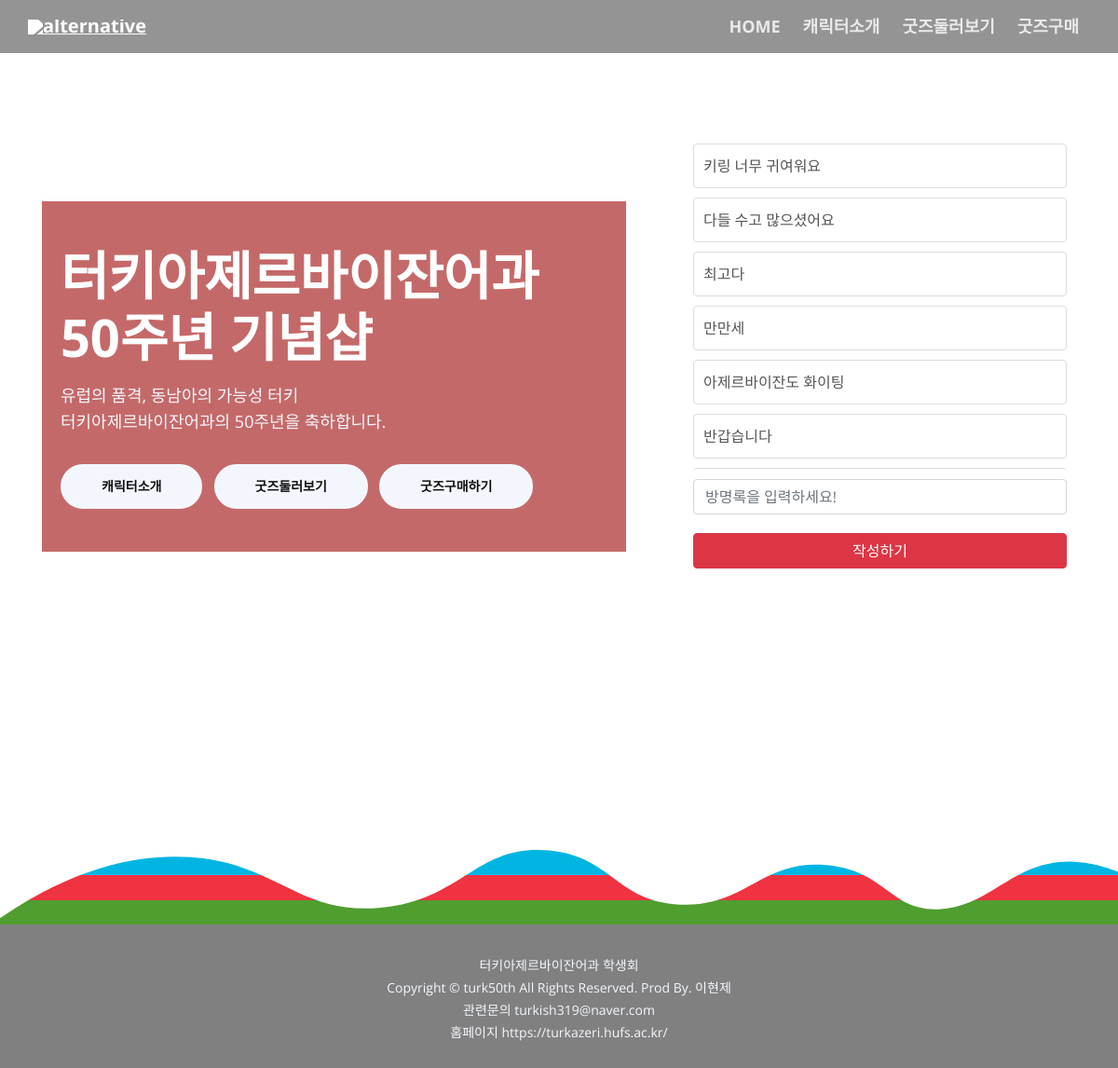
The app's page /, older data.
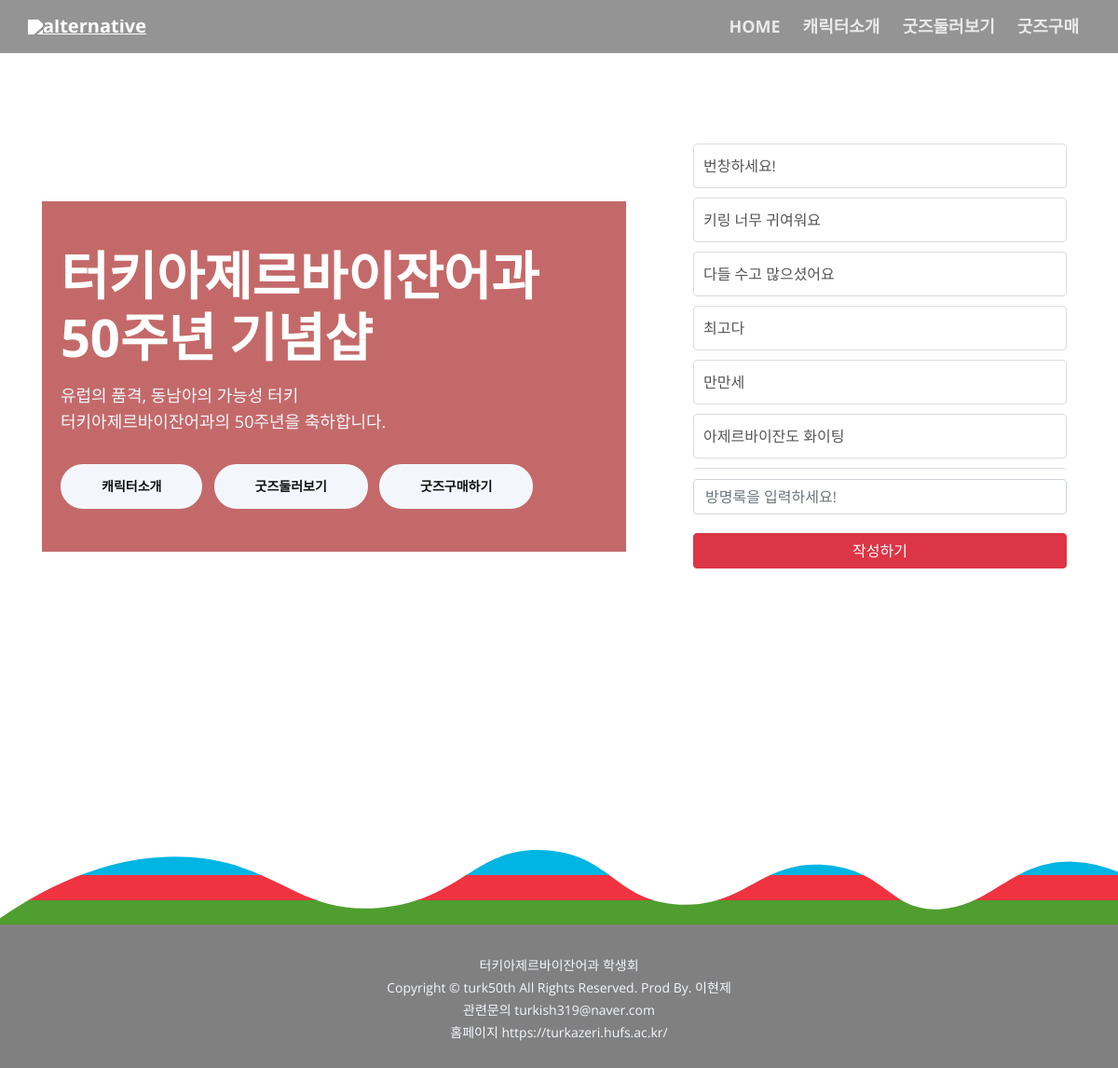
The same page, newer data.
### guestbook/models.py (models this page shows)
class Balloon(models.Model):
    writer = models.CharField(max_length=10, null=True)
    body = models.CharField(max_length=50, null=True)

### guestbook/views.py (the view)
# urls.py: path('', views.balloon_list, name='home'),
@csrf_exempt
def balloon_list(request):
    if request.method == 'POST':
        body = request.POST.get('body')
        if body:
            Balloon.objects.create(body=body)
        return redirect('home')  # 방명록 작성 후 리다이렉트
    guestbook_entries = Balloon.objects.all().order_by('-id')
    return render(request, 'home.html', {'guestbook_entries': guestbook_entries})

### supply/templates/home.html (shortened to what this page needs)
{% extends 'base.html' %}
{% load static %}
{% block content %}
<header id="header" class="header">
    <div class="header-content">
        <div class="container" >
            <div class="row">
                <div class="col-lg-7 col-xl-5.1">
                    <div class="text-container">
                        <br>
                        <h1>터키아제르바이잔어과</br>  50주년 기념샵</h1>
                        <p class="p-large">유럽의 품격, 동남아의 가능성 터키<br> 터키아제르바이잔어과의 50주년을 축하합니다. </p>
                        <a class="btn-solid-lg page-scroll" href="">캐릭터소개</a>
                        <a class="btn-solid-lg page-scroll" href="{% url 'item:all' %}">굿즈둘러보기</a>
                            <a class="btn-solid-lg page-scroll" href="">굿즈구매하기</a>
                    </div>
                </div>
                <div class="col-lg-5 col-xl-5">
                    <div class="image-container">
                        <div class="guestbook">
                            {% for entry in guestbook_entries %}
                            <div class="entry">
                                <p>{{ entry.body }}</p>
                            </div>
                            {% endfor %}
                        </div>
                        <form method="POST" action="{% url 'home' %}" class="form-guestbook">
                            <input class="form-control" type="text" placeholder="방명록을 입력하세요!" aria-label="default input example" name="body" style="color: black;">
                            <button type="submit" class="btn btn-danger">작성하기</button>
                        </form>
                    </div>
                </div>
            </div>
        </div>
    </div>
</header>
{% endblock %}

### tuaz50th/templates/base.html (shortened to what this page needs)
{% load static %}
<!DOCTYPE html>
<html lang="en">
<head>
    <link href="{% static 'css/bootstrap.css' %}" rel="stylesheet">
    <link href="{% static 'css/fontawesome-all.css' %}" rel="stylesheet">
    <link href="{% static 'css/swiper.css' %}" rel="stylesheet">
	<link href="{% static 'css/magnific-popup.css' %}" rel="stylesheet">
	<link href="{% static 'css/styles.css' %}" rel="stylesheet">
</head>
<body data-spy="scroll" data-target=".fixed-top">
    <nav class="navbar navbar-expand-lg navbar-dark navbar-custom fixed-top">
        <div class="container">
            <a class="navbar-brand logo-image" href="{% url 'home' %}"><img src="{% static '' %}" alt="alternative" style="width: 80%;"></a>
            <div class="collapse navbar-collapse" id="navbarsExampleDefault">
                <ul class="navbar-nav ml-auto">
                    <li class="nav-item">
                        <a class="nav-link page-scroll" href=>HOME <span class="sr-only">(current)</span></a>
                    </li>
                    <li class="nav-item">
                        <a class="nav-link page-scroll" href= >캐릭터소개</a>
                    </li>
                    <li class="nav-item">
                        <a class="nav-link page-scroll" href="{% url 'item:all' %}">굿즈둘러보기</a>
                    </li>
                    <li class="nav-item">
                        <a class="nav-link page-scroll" href=>굿즈구매</a>
                    </li>
                </ul>
            </div>
        </div>
    </nav>
    {% block content %}
    {%endblock%}
    <div class="copyright">
        <div class="container">
            <div class="row">
                <div class="col-lg-12">
                    <p class="p-small">
                        터키아제르바이잔어과 학생회  <br>
                        Copyright © turk50th All Rights Reserved. Prod By. 이현제 <br>
                        관련문의 <a href="mailto:turkish319@naver.com" target="_blank">turkish319@naver.com</a><br>
                        홈페이지 <a href="https://turkazeri.hufs.ac.kr/sites/turkazeri/index.do" target="_blank">https://turkazeri.hufs.ac.kr/</a><br>
                    </p>
                </div>
            </div>
        </div>
    </div>
</body>
</html>

### supply/static/css/styles.css (style rules this page uses)
body, html { width: 100%; height: 100%; }
body, p { color: #555; font: 400 1rem/1.625rem "Open Sans", sans-serif;; }
.p-large { font: 400 1.125rem/1.75rem "Open Sans", sans-serif; }
.p-small { font: 400 0.875rem/1.5rem "Open Sans", sans-serif; }
h1 { color: #333; font: 700 2.5rem/3.125rem "Open Sans", sans-serif; letter-spacing: -0.2px; }
a { color: #555; text-decoration: underline; }
.btn-solid-lg { display: inline-block; padding: 1.375rem 2.625rem 1.375rem 2.625rem; border: 0.125rem solid #5f4dee; border-radius: 2rem; background-color: #5f4dee; color: #fff; font: 700 0.875rem/0 "Open Sans", sans-serif; text-decoration: none; transition: all 0.2s; }
.navbar-custom { background-color: #111111; box-shadow: 0 0.0625rem 0.375rem 0 rgba(0, 0, 0, 0.1); font: 700 0.875rem/0.875rem "Open Sans", sans-serif; transition: all 0.2s; }
.navbar-custom .container { max-width: 87.5rem; }
.navbar-custom .navbar-brand.logo-image img { width: 4.4375rem; height: 1.75rem; }
.navbar-custom .navbar-nav { margin-top: 0.75rem; margin-bottom: 0.5rem; }
.navbar-custom .nav-item .nav-link { padding: 0.625rem 0.75rem 0.625rem 0.75rem; color: #f7f5f5; opacity: 0.8; text-decoration: none; transition: all 0.2s ease; }
.header { background-color: #111111; }
.header .header-content { padding-top: 8rem; padding-bottom: 4rem; text-align: center; }
.header .text-container { margin-bottom: 3rem; }
.header h1 { margin-bottom: 1rem; color: #fff; font-size: 2.5rem; line-height: 3rem; }
.header .p-large { margin-bottom: 2rem; color: #f3f7fd; }
.header .btn-solid-lg { margin-right: 0.5rem; margin-bottom: 1.125rem; margin-left: 0.5rem; border-color: #f3f7fd; background-color: #f3f7fd; color: #111111; }
.footer-frame { width: 100%; height: 1.5rem; }
.copyright { padding-top: 1rem; padding-bottom: 0.375rem; background-color: #111111; text-align: center; }
.copyright .p-small { padding-top: 1.375rem; color: #f3f7fd; }
.copyright a { color: #f3f7fd; text-decoration: none; }
@media (min-width: 768px) { .header .text-container { margin-bottom: 4rem; } }
@media (min-width: 768px) { .header h1 { font-size: 3.5rem; line-height: 4.125rem; } }
@media (min-width: 768px) { .header .btn-solid-lg { margin-bottom: 0; margin-left: 0; } }
@media (min-width: 768px) { .footer-frame { height: 5rem; } }
@media (min-width: 992px) { .navbar-custom { padding: 2.125rem 1.5rem 2.125rem 2rem; background: transparent; box-shadow: none; } }
@media (min-width: 992px) { .navbar-custom .navbar-nav { margin-top: 0; margin-bottom: 0; } }
@media (min-width: 992px) { .navbar-custom .nav-item .nav-link { padding: 0.25rem 0.75rem 0.25rem 0.75rem; } }
@media (min-width: 992px) { .header .header-content { text-align: left; } }
@media (min-width: 992px) { .header .text-container { margin-top: 4rem; margin-bottom: 0; } }
@media (min-width: 992px) { .header .image-container { position: relative; margin-top: 3rem; } }
@media (min-width: 1200px) { .header .header-content { padding-top: 8rem; padding-bottom: 20rem; } }
@media (min-width: 1200px) { .header .text-container { margin-top: 5.5rem; margin-right: 0.5rem; } }
@media (min-width: 1200px) { .header .image-container { margin-top: 1rem; margin-left: 1.5rem; } }

### tuaz50th/templates/base.html (style rules this page uses)
.navbar-custom { background-color: rgba(53, 53, 53, 0.524); padding: 15px; }
.navbar-custom .navbar-brand img { filter: brightness(0) invert(1); }
.navbar-custom .navbar-nav .nav-link { color: white; font-size: 18px; }
.copyright { left: 0; bottom: 0; width: 100%; padding: 10px 0; text-align: center; background-color: rgb(128, 128, 128); }

Row changes from the older to the newer data that the page shows:
no longer on this page (row unchanged): Balloon: body "반갑습니다"
added Balloon: body "번창하세요!"
